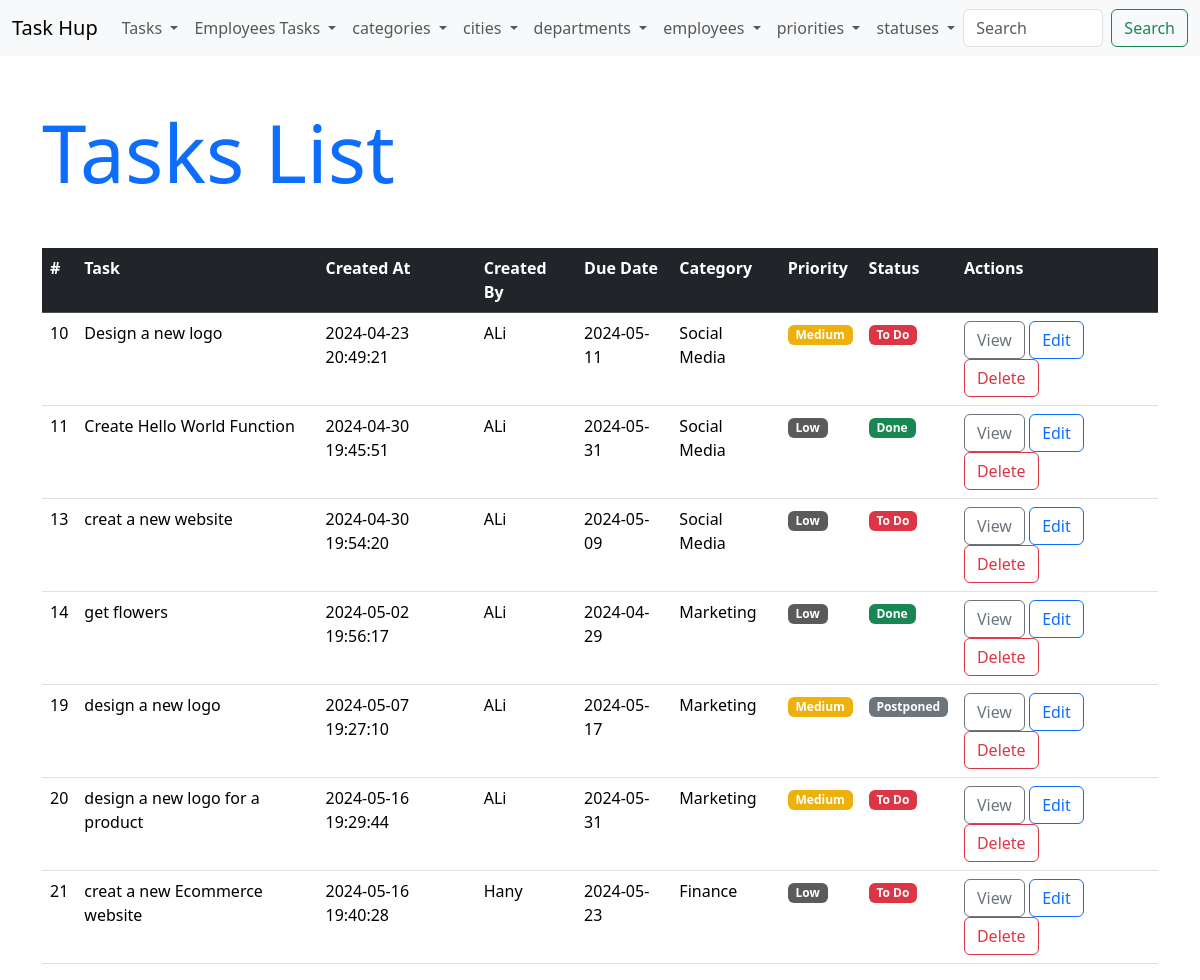
The page /tasks/list.php on the database its author committed.
### tables this page shows
CREATE TABLE `tasks` (
  `id` int(11) NOT NULL,
  `name` varchar(100) NOT NULL,
  `description` varchar(255) NOT NULL,
  `created_date` datetime NOT NULL DEFAULT current_timestamp(),
  `due_date` date NOT NULL,
  `employee_id` int(11) NOT NULL,
  `category_id` int(11) NOT NULL,
  `priority_id` int(11) NOT NULL
);

CREATE TABLE `employees` (
  `id` int(11) NOT NULL,
  `image` varchar(255) NOT NULL DEFAULT 'default.png',
  `name` varchar(100) NOT NULL,
  `phone` varchar(20) NOT NULL,
  `birth_date` date NOT NULL,
  `department_id` int(11) NOT NULL,
  `city_id` int(11) NOT NULL
);

CREATE TABLE `categories` (
  `id` int(11) NOT NULL,
  `name` varchar(50) NOT NULL
);

CREATE TABLE `priorities` (
  `id` int(11) NOT NULL,
  `name` varchar(50) NOT NULL,
  `color` char(7) NOT NULL
);

CREATE TABLE `statuses` (
  `id` int(11) NOT NULL,
  `name` varchar(50) NOT NULL,
  `color` char(7) NOT NULL
);

### tasks/list.php (the view, shortened to what this page needs)
<?php
$connection = mysqli_connect('localhost', 'root', '', 'task_hup');
$sql = "SELECT tasks.id, tasks.name AS taskname, tasks.created_date, tasks.due_date, employees.name AS empname, categories.name AS categoryname, priorities.name AS priorityname, priorities.color FROM tasks, employees, categories, priorities WHERE employees.id = tasks.employee_id AND categories.id = tasks.category_id AND priorities.id = tasks.priority_id";
$data = mysqli_query($connection, $sql);
?>
<!DOCTYPE html>
<html lang="en">
<head>
    <link rel="stylesheet" href="../css/bootstrap.min.css">
    <link rel="stylesheet" href="https://cdnjs.cloudflare.com/ajax/libs/font-awesome/6.5.1/css/all.min.css" />
    <link rel="stylesheet" href="../css/app.css">
</head>
<body>
    <?php include '../includes/menubar.php'; ?>
    <div class="container">
        <h1 class="display-1 text-primary my-5">Tasks List</h1>
        <table class="table">
            <tr class="table-dark">
                <th>#</th>
                <th>Task</th>
                <th>Created At</th>
                <th>Created By</th>
                <th>Due Date</th>
                <th>Category</th>
                <th>Priority</th>
                <th>Status</th>
                <th>Actions</th>
            </tr>
            <?php while($task = mysqli_fetch_assoc($data)) {?>
            <tr>
                <td><?php echo $task["id"]; ?></td>
                <td><?php echo $task["taskname"]; ?></td>
                <td><?php echo $task["created_date"]; ?></td>
                <td><?php echo $task["empname"]; ?></td>
                <td><?php echo $task["due_date"]; ?></td>
                <td><?php echo $task["categoryname"]; ?></td>
                <td>
                    <span class="edit-priority badge" style="background-color: <?php echo $task["color"]; ?>">
                        <?php echo $task["priorityname"]; ?>
                    </span>
                </td>
                <td>
                    <?php
                        $task_id = $task["id"];
                        $sql = "SELECT statuses.name FROM statuses, status_task WHERE statuses.id = status_task.status_id AND status_task.task_id = $task_id ORDER BY status_task.date desc LIMIT 1";
                        $status_list = mysqli_query($connection, $sql);
                        $task_status = mysqli_fetch_assoc($status_list);
                        $status_name = $task_status["name"];
                    ?>
                    <span data-bs-toggle="modal" data-bs-target="#task_<?php echo $task["id"]; ?>" class="edit-status badge
                    <?php
                        if($status_name == "To Do"){
                            echo "bg-danger";
                        }elseif ($status_name == "In Progress"){
                            echo "bg-warning";
                        }elseif ($status_name == "Done"){
                            echo "bg-success";
                        }elseif ($status_name == "Postponed"){
                            echo "bg-secondary";
                        }
                    ?>
                    ">
                    <?php echo $status_name; ?>
                    </span>
                </td>
                <td>
                    <a href="../tasks/view.php?taskid=<?php echo $task["id"]; ?>" class="btn btn-outline-secondary">View</a>
                    <a href="../tasks/edit.php?taskid=<?php echo $task["id"]; ?>" class="btn btn-outline-primary">Edit</a>
                    <a href="../tasks/delete.php?taskid=<?php echo $task["id"]; ?>" class="btn btn-outline-danger">Delete</a>
                </td>
            </tr>
            <?php } ?>
        </table>
    </div>
</body>
</html>

### rows shown on the page
tasks: id "10", name "Design a new logo", created_date "2024-04-23 20:49:21", employee.name "ALi", due_date "2024-05-11", category.name "Social Media", priority.name "Medium", statuses.name "To Do"
tasks: id "11", name "Create Hello World Function", created_date "2024-04-30 19:45:51", employee.name "ALi", due_date "2024-05-31", category.name "Social Media", priority.name "Low", statuses.name "Done"
tasks: id "13", name "creat a new website", created_date "2024-04-30 19:54:20", employee.name "ALi", due_date "2024-05-09", category.name "Social Media", priority.name "Low", statuses.name "To Do"
tasks: id "14", name "get flowers", created_date "2024-05-02 19:56:17", employee.name "ALi", due_date "2024-04-29", category.name "Marketing", priority.name "Low", statuses.name "Done"
tasks: id "19", name "design a new logo", created_date "2024-05-07 19:27:10", employee.name "ALi", due_date "2024-05-17", category.name "Marketing", priority.name "Medium", statuses.name "Postponed"
tasks: id "20", name "design a new logo for a product", created_date "2024-05-16 19:29:44", employee.name "ALi", due_date "2024-05-31", category.name "Marketing", priority.name "Medium", statuses.name "To Do"
tasks: id "21", name "creat a new Ecommerce website", created_date "2024-05-16 19:40:28", employee.name "Hany", due_date "2024-05-23", category.name "Finance", priority.name "Low", statuses.name "To Do"
